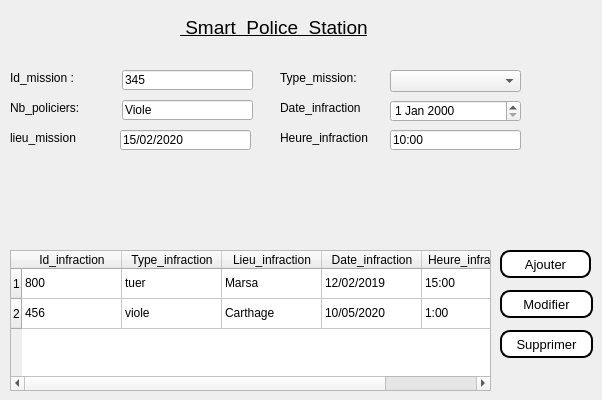
      <widget class="QWidget" name="tab_11">
       <attribute name="icon">
        <iconset>
         <normaloff>../../../Downloads/armes.png</normaloff>../../../Downloads/armes.png</iconset>
       </attribute>
       <attribute name="title">
        <string>Missions</string>
       </attribute>
       <widget class="QPushButton" name="Ajoutersalaries_6">
        <property name="geometry">
         <rect>
          <x>500</x>
          <y>250</y>
          <width>91</width>
          <height>28</height>
         </rect>
        </property>
        <property name="font">
         <font>
          <family>Arial</family>
          <pointsize>10</pointsize>
          <weight>50</weight>
          <bold>false</bold>
         </font>
        </property>
        <property name="styleSheet">
         <string notr="true">background-color:white; 
color:black; 
border-style:outset ; 
border-width:2px ; 
border-radius:10px;</string>
        </property>
        <property name="text">
         <string>Ajouter</string>
        </property>
       </widget>
       <widget class="QLabel" name="policou_9">
        <property name="geometry">
         <rect>
          <x>180</x>
          <y>10</y>
          <width>351</width>
          <height>35</height>
         </rect>
        </property>
        <property name="sizePolicy">
         <sizepolicy hsizetype="Preferred" vsizetype="Maximum">
          <horstretch>0</horstretch>
          <verstretch>0</verstretch>
         </sizepolicy>
        </property>
        <property name="font">
         <font>
          <family>Arial</family>
          <pointsize>14</pointsize>
          <weight>50</weight>
          <bold>false</bold>
          <underline>true</underline>
         </font>
        </property>
        <property name="text">
         <string> Smart  Police  Station</string>
        </property>
        <property name="textFormat">
         <enum>Qt::PlainText</enum>
        </property>
       </widget>
       <widget class="QPushButton" name="modifiersalaries_6">
        <property name="geometry">
         <rect>
          <x>500</x>
          <y>290</y>
          <width>93</width>
          <height>28</height>
         </rect>
        </property>
        <property name="font">
         <font>
          <family>Arial</family>
          <pointsize>10</pointsize>
          <weight>50</weight>
          <bold>false</bold>
         </font>
        </property>
        <property name="styleSheet">
         <string notr="true">background-color:white; 
color:black; 
border-style:outset ; 
border-width:2px ; 
border-radius:10px;</string>
        </property>
        <property name="text">
         <string>Modifier</string>
        </property>
       </widget>
       <widget class="QPushButton" name="supprimersalaries_6">
        <property name="geometry">
         <rect>
          <x>500</x>
          <y>330</y>
          <width>93</width>
          <height>28</height>
         </rect>
        </property>
        <property name="font">
         <font>
          <family>Arial</family>
          <pointsize>10</pointsize>
          <weight>50</weight>
          <bold>false</bold>
         </font>
        </property>
        <property name="styleSheet">
         <string notr="true">background-color:white; 
color:black; 
border-style:outset ; 
border-width:2px ; 
border-radius:10px;</string>
        </property>
        <property name="text">
         <string>Supprimer</string>
        </property>
       </widget>
       <widget class="QLabel" name="label_10">
        <property name="geometry">
         <rect>
          <x>280</x>
          <y>100</y>
          <width>121</width>
          <height>16</height>
         </rect>
        </property>
        <property name="text">
         <string>Date_infraction</string>
        </property>
       </widget>
       <widget class="QLineEdit" name="lineEdit_13">
        <property name="geometry">
         <rect>
          <x>122</x>
          <y>100</y>
          <width>131</width>
          <height>20</height>
         </rect>
        </property>
        <property name="text">
         <string>Viole</string>
        </property>
       </widget>
       <widget class="QLineEdit" name="lineEdit_14">
        <property name="geometry">
         <rect>
          <x>390</x>
          <y>130</y>
          <width>131</width>
          <height>20</height>
         </rect>
        </property>
        <property name="text">
         <string>10:00</string>
        </property>
       </widget>
       <widget class="QLabel" name="label_16">
        <property name="geometry">
         <rect>
          <x>280</x>
          <y>130</y>
          <width>121</width>
          <height>16</height>
         </rect>
        </property>
        <property name="text">
         <string>Heure_infraction</string>
        </property>
       </widget>
       <widget class="QLabel" name="label_34">
        <property name="geometry">
         <rect>
          <x>10</x>
          <y>70</y>
          <width>81</width>
          <height>16</height>
         </rect>
        </property>
        <property name="text">
         <string>Id_mission :</string>
        </property>
       </widget>
       <widget class="QLineEdit" name="lineEdit_15">
        <property name="geometry">
         <rect>
          <x>120</x>
          <y>130</y>
          <width>131</width>
          <height>20</height>
         </rect>
        </property>
        <property name="text">
         <string>15/02/2020</string>
        </property>
       </widget>
       <widget class="QLabel" name="label_35">
        <property name="geometry">
         <rect>
          <x>10</x>
          <y>130</y>
          <width>101</width>
          <height>16</height>
         </rect>
        </property>
        <property name="text">
         <string>lieu_mission</string>
        </property>
       </widget>
       <widget class="QLabel" name="label_17">
        <property name="geometry">
         <rect>
          <x>10</x>
          <y>100</y>
          <width>101</width>
          <height>16</height>
         </rect>
        </property>
        <property name="text">
         <string>Nb_policiers:</string>
        </property>
       </widget>
       <widget class="QLineEdit" name="lineEdit_29">
        <property name="geometry">
         <rect>
          <x>122</x>
          <y>70</y>
          <width>131</width>
          <height>20</height>
         </rect>
        </property>
        <property name="text">
         <string>345</string>
        </property>
       </widget>
       <widget class="QDateEdit" name="dateEdit_3">
        <property name="geometry">
         <rect>
          <x>390</x>
          <y>100</y>
          <width>131</width>
          <height>22</height>
         </rect>
        </property>
       </widget>
       <widget class="QComboBox" name="comboBox_4">
        <property name="geometry">
         <rect>
          <x>390</x>
          <y>70</y>
          <width>131</width>
          <height>22</height>
         </rect>
        </property>
       </widget>
       <widget class="QLabel" name="label_21">
        <property name="geometry">
         <rect>
          <x>40</x>
          <y>240</y>
          <width>47</width>
          <height>13</height>
         </rect>
        </property>
        <property name="text">
         <string/>
        </property>
       </widget>
       <widget class="QLabel" name="label_22">
        <property name="geometry">
         <rect>
          <x>280</x>
          <y>70</y>
          <width>121</width>
          <height>16</height>
         </rect>
        </property>
        <property name="text">
         <string>Type_mission:</string>
        </property>
       </widget>
       <widget class="QTableWidget" name="tableWidget_3">
        <property name="geometry">
         <rect>
          <x>10</x>
          <y>250</y>
          <width>481</width>
          <height>141</height>
         </rect>
        </property>
        <row>
         <property name="text">
          <string>1</string>
         </property>
        </row>
        <row>
         <property name="text">
          <string>2</string>
         </property>
        </row>
        <column>
         <property name="text">
          <string>Id_infraction</string>
         </property>
        </column>
        <column>
         <property name="text">
          <string>Type_infraction</string>
         </property>
        </column>
        <column>
         <property name="text">
          <string>Lieu_infraction</string>
         </property>
        </column>
        <column>
         <property name="text">
          <string>Date_infraction</string>
         </property>
        </column>
        <column>
         <property name="text">
          <string>Heure_infraction</string>
         </property>
        </column>
        <item row="0" column="0">
         <property name="text">
          <string>800</string>
         </property>
        </item>
        <item row="0" column="1">
         <property name="text">
          <string>tuer </string>
         </property>
        </item>
        <item row="0" column="2">
         <property name="text">
          <string>Marsa</string>
         </property>
        </item>
        <item row="0" column="3">
         <property name="text">
          <string>12/02/2019</string>
         </property>
        </item>
        <item row="0" column="4">
         <property name="text">
          <string>15:00</string>
         </property>
        </item>
        <item row="1" column="0">
         <property name="text">
          <string>456</string>
         </property>
        </item>
        <item row="1" column="1">
         <property name="text">
          <string>viole</string>
         </property>
        </item>
        <item row="1" column="2">
         <property name="text">
          <string>Carthage</string>
         </property>
        </item>
        <item row="1" column="3">
         <property name="text">
          <string>10/05/2020</string>
         </property>
        </item>
        <item row="1" column="4">
         <property name="text">
          <string>1:00</string>
         </property>
        </item>
       </widget>
      </widget>
